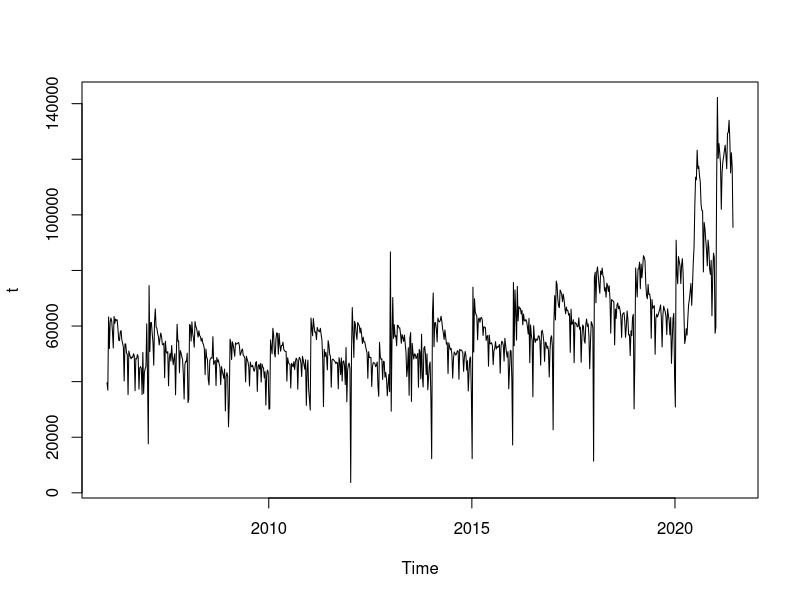
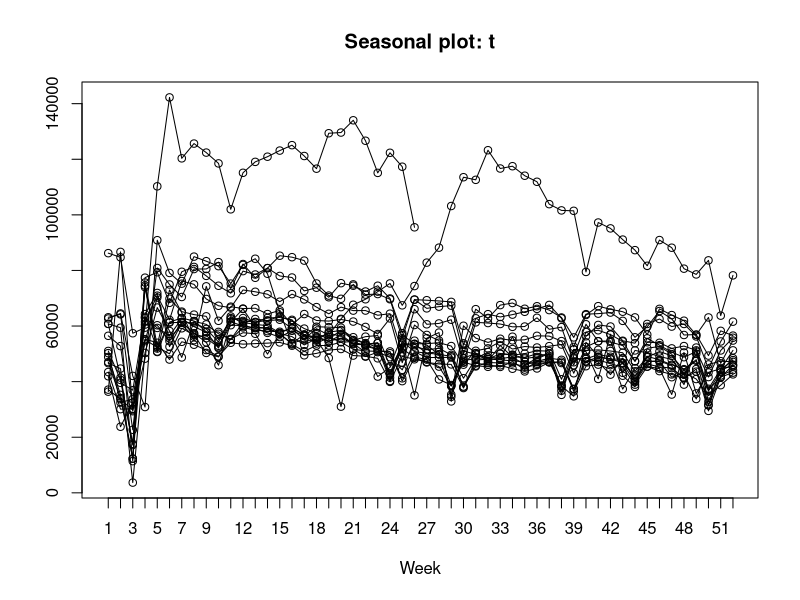
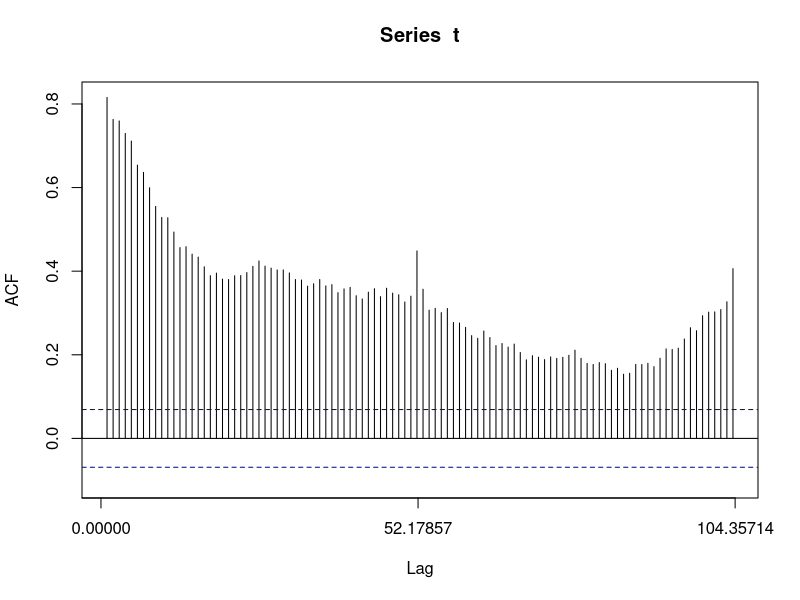
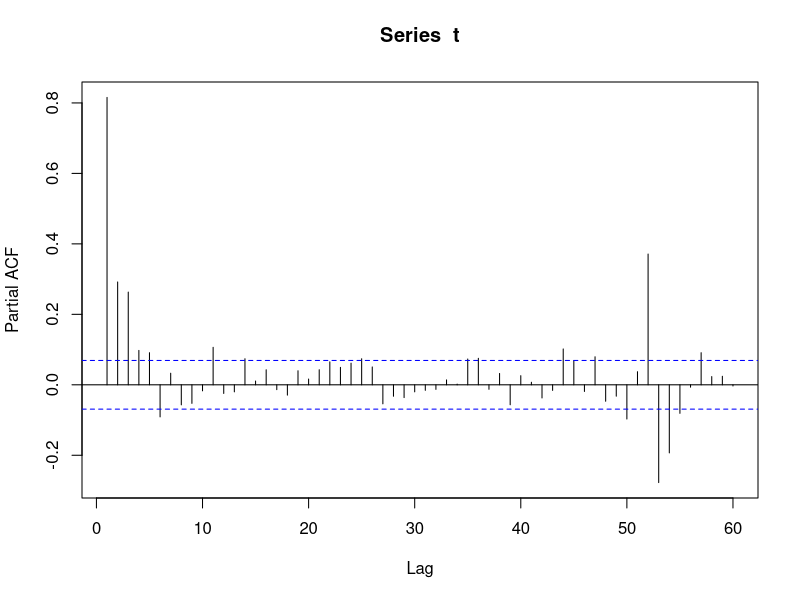
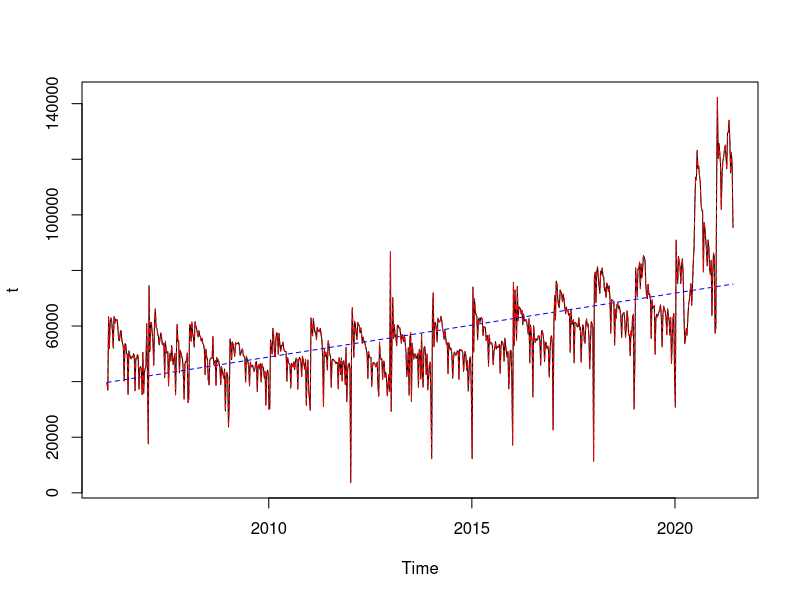
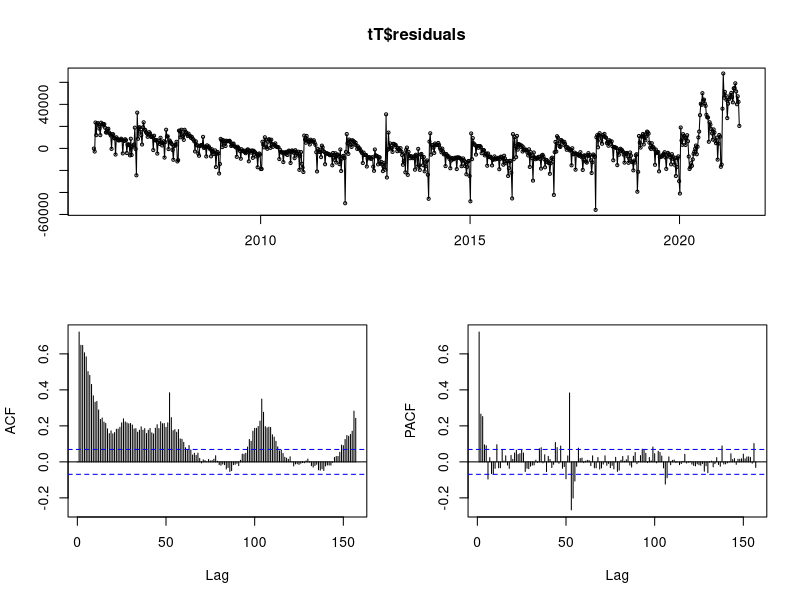
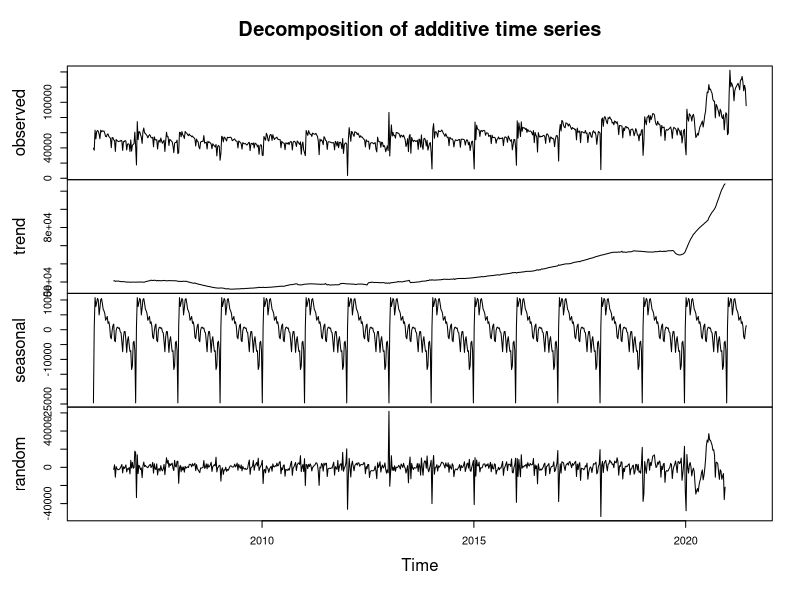
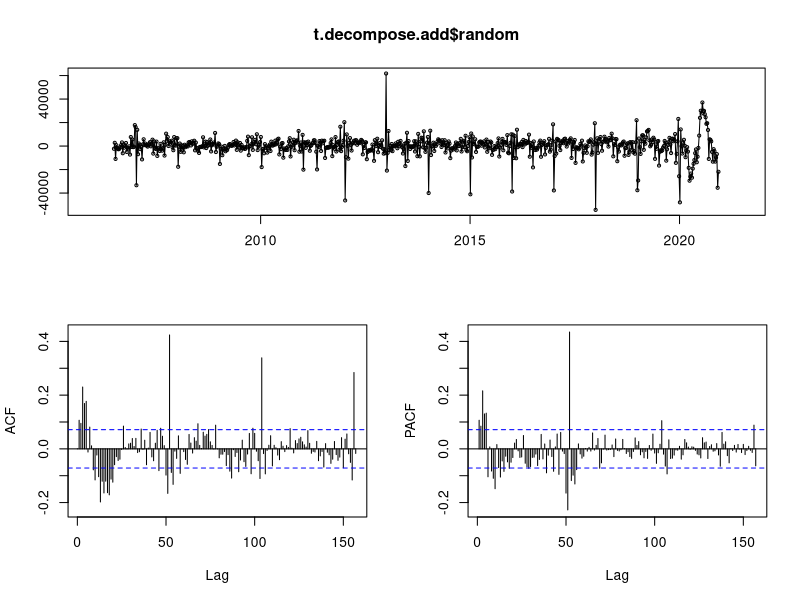

The R script that drew these images, in order: (Note: a time limit stopped this script after it produced the figures.)
## ---- chunk 1
library(knitr)
hook_output <- knit_hooks$get("output")
knit_hooks$set(output = function(x, options) {
  lines <- options$output.lines
  if (is.null(lines)) {
    return(hook_output(x, options))  # pass to default hook
  }
  x <- unlist(strsplit(x, "\n"))
  more <- "..."
  if (length(lines)==1) {        # first n lines
    if (length(x) > lines) {
      # truncate the output, but add ....
      x <- c(head(x, lines), more)
    }
  } else {
    x <- c(more, x[lines], more)
  }
  # paste these lines together
  x <- paste(c(x, ""), collapse = "\n")
  hook_output(x, options)
})
knitr::opts_chunk$set(echo = TRUE)
knitr::opts_chunk$set(cache = TRUE)
Sys.setlocale("LC_ALL", "Polish")
## ---- chunk 2
d <- read.csv2("Datasets/BUSAPPWNSAUS.csv", sep = ",")
d$BUSAPPWNSAUS <- as.numeric(d$BUSAPPWNSAUS)
d$BUSAPPWNSAUS <- sapply(
  d$BUSAPPWNSAUS, 
  function(x) ifelse(is.na(x), round(mean(d$BUSAPPWNSAUS, na.rm = TRUE),2), x))
head(d)
## ---- chunk 3
library("forecast")
t <- ts(d$BUSAPPWNSAUS, freq = 365.25/7, start =  2006 + 7/365.25)
plot(t)
## ---- chunk 4
seasonplot(t)
## ---- chunk 5
Acf(t)
## ---- chunk 6
Pacf(t, lag.max = 60)
## ---- chunk 7
ti <- t
tT <- tslm(t ~ trend) # Model regrasji z trendem liniowym
tTS <- tslm(t ~  trend + season) # Model regresji z trendem liniowym i sezonowością
plot(t)
lines(fitted(tT), col = "blue", lty = 2)
lines(fitted(tTS), col = "red", lty = 2)
## ---- chunk 8
head(tTS$residuals)
## ---- chunk 9
tsdisplay(tT$residuals)
## ---- chunk 10
t.decompose.add <- decompose(t)
plot(t.decompose.add)
## ---- chunk 11
tsdisplay(t.decompose.add$random)
## ---- chunk 12
t.bc <- BoxCox(t, lambda = 0)
t.bc.52 <- diff(t.bc, lag = 52)
tsdisplay(t.bc.52)
## ---- chunk 13
t.bc.52.1 <- diff(t.bc.52, lag = 1)
tsdisplay(t.bc.52.1)
## ---- chunk 14
library(urca)
t.bc.52.1 %>% ur.kpss() %>% summary()
## ---- chunk 15
Acf(t.bc.52.1, lag.max = 210)
## ---- chunk 16
t.bc.52.1.acf <- Acf(t.bc.52.1, plot = FALSE, lag.max = 210)
t.bc.52.1.acf$lag[which(abs(t.bc.52.1.acf$acf)>1.96/sqrt(t.bc.52.1.acf$n.used))] # Wszystkie lag poza przedziałem
## ---- chunk 17
st <- t.bc.52.1 # szereg stacjonarny
st.ma52 <- Arima(st, order = c(0,0,52))
st.ma26 <- Arima(st, order = c(0,0,26))
## ---- chunk 18
st.ma26
## ---- chunk 19
st.ma52
## ---- chunk 20
Pacf(t.bc.52.1, lag.max = 210)
## ---- chunk 21
t.bc.52.1.pacf <- Pacf(t.bc.52.1, plot = FALSE, lag.max = 210)
t.bc.52.1.pacf$lag[which(abs(t.bc.52.1.pacf$acf)>1.96/sqrt(t.bc.52.1.pacf$n.used))] # Wszystkie lag spoza przedziałem
## ---- chunk 22
st.ar56.yw <-ar(st, order.max = 56, aic = FALSE, method = "yule-walker")
st.ar56.burg <- ar(st, order.max = 56, aic = FALSE, method ="burg")
st.ar52.yw <- ar(st, order.max = 52, aic = FALSE)
st.ar1.yw<- ar(st, order.max = 1, aic = FALSE)
## ---- chunk 23
st.ar56 <- Arima(st, order = c(56,0,0))
st.ar52 <- Arima(st, order = c(52,0,0), method = "CSS")
## ---- chunk 24
summary(st.ar56)
## ---- chunk 25
summary(st.ar52)
## ---- chunk 26
au <- auto.arima(st)
## ---- chunk 27
summary(au)
## ---- chunk 28
checkresiduals(st.ar56)
## ---- chunk 29
t.meanf <- meanf(t, h = 60)
plot(t.meanf)
## ---- chunk 30
st.meanf <- meanf(st, h = 60)
plot(st.meanf)
## ---- chunk 31
t.snaive <- snaive(t, h = 60)
plot(t.snaive)
## ---- chunk 32
ind <- read.csv2("Datasets/CSUSHPINSA.csv", sep = ",")
ind$CSUSHPINSA <- as.numeric(ind$CSUSHPINSA)
head(ind)
## ---- chunk 33
ind.ts <- ts(ind$CSUSHPINSA, start = c(1987, 01), frequency = 12)
tsdisplay(ind.ts)
## ---- chunk 34
ti <- ind.ts
tT <- tslm(ti ~ trend) # Model regrasji z trendem liniowym
tTS <- tslm(ti ~  trend + season) # Model regresji z trendem liniowym i sezonowością
tPS <- tslm(ti ~  poly(trend, raw=TRUE, degree = 9)) # Model regresji z trendem liniowym i
plot(ti)
lines(fitted(tT), col = "blue", lty = 2)
lines(fitted(tTS), col = "red", lty = 2)
lines(fitted(tPS), col = "green", lty = 2)
## ---- chunk 35
ind.decompose <- decompose(ind.ts, type ="multiplicative")
plot(ind.decompose)
## ---- chunk 36
ndiffs(ind.ts)
nsdiffs(ind.ts)
## ---- chunk 37
ind.lambda <- BoxCox.lambda(ind.ts)
ind.bc <- BoxCox(ind.ts, ind.lambda)
ind.bc.1.1 <- diff(diff(ind.bc, lag = 1), lag = 1)
ind.bc.1.1.12 <- diff(ind.bc.1.1, lag = 12)
tsdisplay(ind.bc.1.1.12)
